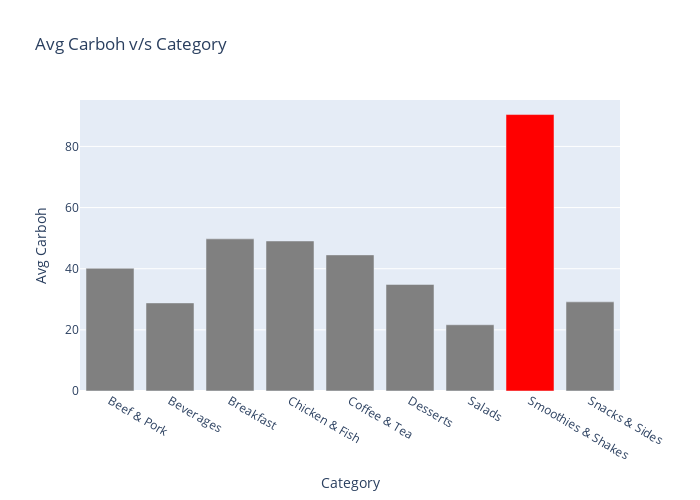

The notebook cell saved with this chart:
### Markdown cell above
#### 3)average carbohydrates distribution for each category

### Code cell
carboh=pd.DataFrame(df.groupby('Category')['Carbohydrates'].mean())

colors = ['gray']*9
colors[7] = 'Red'

fig = go.Figure(data=go.Bar(
     x=carboh.index,
     y=carboh['Carbohydrates'],
     marker_color=colors
))

fig.update_layout(height=500, width=700, title='Avg Carboh v/s Category')
fig.update_xaxes(title='Category')
fig.update_yaxes(title='Avg Carboh')
fig.show()
# pio.write_html(fig, file="embedGraphInYourWebsite/AvgCarbohVsCat.html", auto_open=True)

### Figure 1 — Plotly figure (JSON) as saved in the notebook; plotly's stock layout.template omitted (floating-point values rounded to 4 significant figures)
{"data": [{"marker": {"color": ["gray", "gray", "gray", "gray", "gray", "gray", "gray", "Red", "gray"]}, "type": "bar", "x": ["Beef & Pork", "Beverages", "Breakfast", "Chicken & Fish", "Coffee & Tea", "Desserts", "Salads", "Smoothies & Shakes", "Snacks & Sides"], "y": [40.13, 28.81, 49.76, 49.07, 44.53, 34.86, 21.67, 90.43, 29.15]}], "layout": {"height": 500, "title": {"text": "Avg Carboh v/s Category"}, "width": 700, "xaxis": {"title": {"text": "Category"}}, "yaxis": {"title": {"text": "Avg Carboh"}}}}
